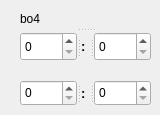
    <widget class="QWidget" name="page">
     <widget class="QSplitter" name="splitter_9">
      <property name="geometry">
       <rect>
        <x>20</x>
        <y>10</y>
        <width>131</width>
        <height>51</height>
       </rect>
      </property>
      <property name="orientation">
       <enum>Qt::Vertical</enum>
      </property>
      <widget class="QLabel" name="label_25">
       <property name="text">
        <string>bo4</string>
       </property>
      </widget>
      <widget class="QSplitter" name="splitter_10">
       <property name="orientation">
        <enum>Qt::Horizontal</enum>
       </property>
       <widget class="QSpinBox" name="b4_l_1">
        <property name="maximum">
         <number>5</number>
        </property>
       </widget>
       <widget class="QLabel" name="label_26">
        <property name="font">
         <font>
          <family>Arial</family>
          <pointsize>10</pointsize>
          <weight>75</weight>
          <bold>true</bold>
         </font>
        </property>
        <property name="text">
         <string>:</string>
        </property>
       </widget>
       <widget class="QSpinBox" name="b4_r_1">
        <property name="maximum">
         <number>5</number>
        </property>
       </widget>
      </widget>
     </widget>
     <widget class="QSplitter" name="splitter_16">
      <property name="geometry">
       <rect>
        <x>20</x>
        <y>80</y>
        <width>131</width>
        <height>26</height>
       </rect>
      </property>
      <property name="orientation">
       <enum>Qt::Horizontal</enum>
      </property>
      <widget class="QSpinBox" name="b4_l_2">
       <property name="maximum">
        <number>5</number>
       </property>
      </widget>
      <widget class="QLabel" name="label_32">
       <property name="font">
        <font>
         <family>Arial</family>
         <pointsize>10</pointsize>
         <weight>75</weight>
         <bold>true</bold>
        </font>
       </property>
       <property name="text">
        <string>:</string>
       </property>
      </widget>
      <widget class="QSpinBox" name="b4_r_2">
       <property name="maximum">
        <number>5</number>
       </property>
      </widget>
     </widget>
    </widget>
